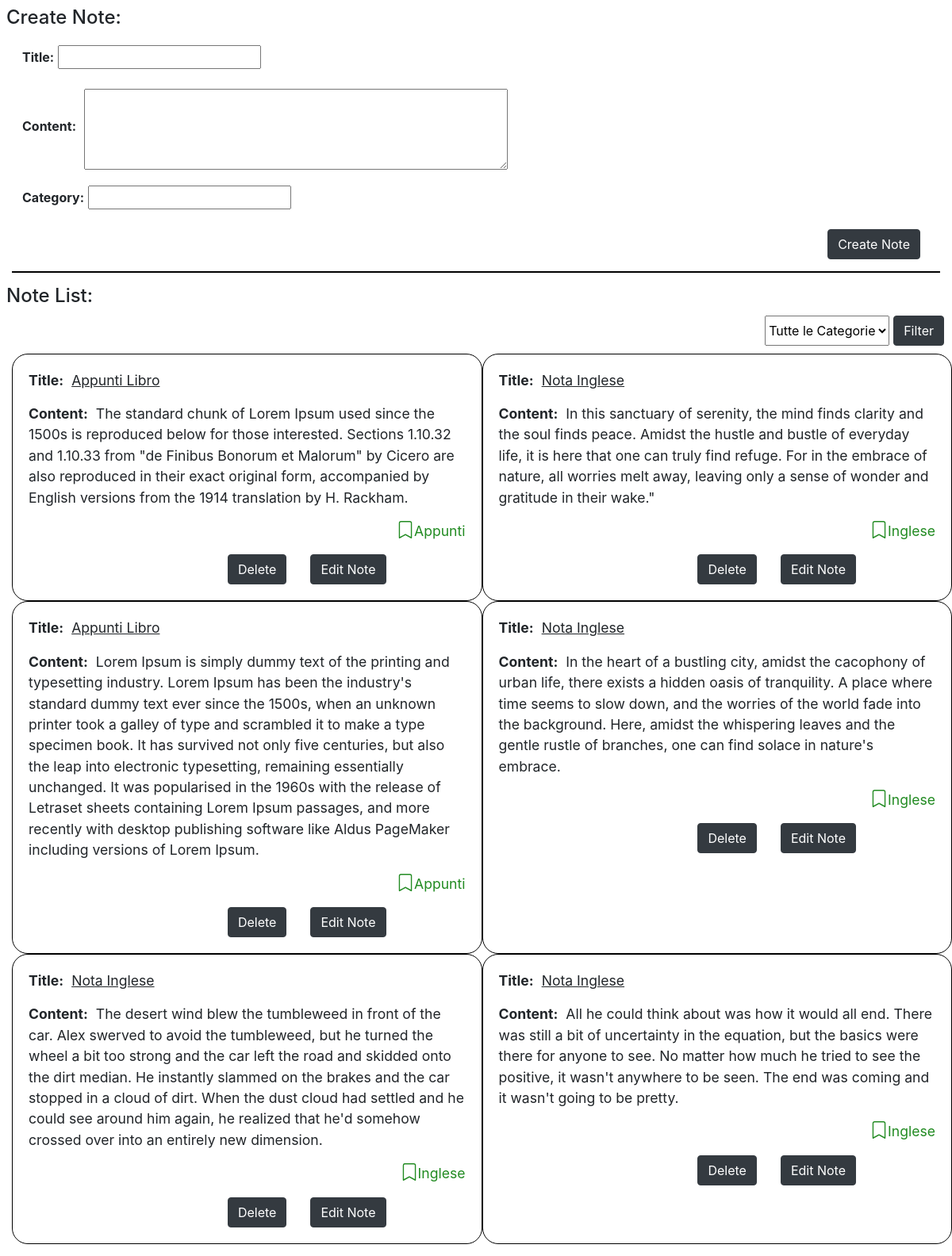
The page / on the database its author committed.
### app_notes/models.py (models this page shows, shortened)
class Note(models.Model):
    title = models.CharField(max_length=70)
    content = models.TextField()
    category = models.ForeignKey(Category, on_delete=models.CASCADE)
    publication_date = models.DateTimeField(auto_now_add=True)

class Category(models.Model):
    category_name = models.CharField(max_length=30)
    def __str__(self):
        return self.category_name

### app_notes/views.py (the view)
# urls.py: path('', views.create_note, name='create_note'),
def create_note(request):
    if request.method == 'POST':
        title = request.POST.get('title')
        content = request.POST.get('content')
        category_name = request.POST.get('category')
        if category_name:
            category, created = Category.objects.get_or_create(category_name=category_name)
            pub_date = timezone.now()
            note = Note.objects.create(title=title, content=content, category=category, publication_date=pub_date)
            return redirect('create_note')
        else:
            pass
    else:
        form = NoteForm()
        notes = Note.objects.all()
        categories = Category.objects.all()
    if 'category' in request.GET:
        category_id = request.GET['category']
        notes = Note.objects.filter(category_id=category_id)
    else:
       notes = Note.objects.all()
    return render(request, 'notes-template/notes_page.html', {'form': form, 'notes': notes, 'categories': categories})

### app_notes/forms.py
class NoteForm(forms.ModelForm):
    class Meta:
        model = Note
        fields = ['title', 'content', 'category']

### app_notes/templates/notes-template/notes_page.html (shortened to what this page needs)
<!DOCTYPE html>
<html>
<head>
    <link rel="stylesheet" href="https://stackpath.bootstrapcdn.com/bootstrap/4.3.1/css/bootstrap.min.css">
</head>
<body>
    <h4 class="ml-2 mt-2"> Create Note: </h4>
    <div class="ml-2 mt-2">
        <form action="{% url 'create_note' %}" method="post">
            <div>
                <div style="margin: 20px;">
                    <label for="title" class="font-weight-bold">Title:</label>
                    <input type="text" id="title" name="title" required>
                </div>
                <div class="d-flex align-items-center" style="margin: 20px;">
                    <label for="content" class="font-weight-bold" style="margin-right: 10px;">Content:</label><br>
                    <textarea id="content" name="content" rows="4" cols="50" required></textarea>
                </div>
                <div style="margin: 20px;">
                    <label for="category" class="font-weight-bold">Category:</label>
                    <input type="text" id="category" name="category" required>
                </div>
            </div>
            <div class="d-flex justify-content-end" style="margin-right: 40px;">
                <button pe="submit" class="btn btn-dark">Create Note</button>
            </div>
        </form>
    </div>
    <div style="border: 1px black solid; margin: 15px"></div>
    <h4 class="ml-2 mt-2"> Note List: </h4>
    <div>
        <div style="margin: 10px;">
            <form action="" method="get" style="display: flex; justify-content: flex-end;">
                <select name="category" style="margin-right: 5px;">
                    <option value="">Tutte le Categorie</option>
                </select>
                <div>
                    <button class="btn btn-dark">Filter</button>
                </div>
            </form>
        </div>
        <div style="display: flex; flex-wrap: wrap; margin-left: 15px; margin-bottom: 15px;">
            {% for note in notes %}
                <div style="width: 50%; border: 1px solid black; border-radius: 20px; padding: 20px; font-size: 1.1em;">
                    <div>
                        <p><strong>Title:</strong><span style="text-decoration: underline; margin-left: 10px;">{{ note.title }}</span></p>
                        <p><strong>Content:</strong><span style="margin-left: 10px;">{{ note.content }}</span></p>
                        <div style="display: flex; justify-content: right; color: forestgreen;">
                            <p>{{ note.category }} </p>
                        </div>
                    </div>
                    <div style="display: flex; justify-content: end; margin-right: 100px;">
                        <form action="{% url 'delete_note' note.pk %}" method="post" style="margin-right: 30px;">
                            <button type="submit" class="btn btn-dark">Delete</button>
                        </form>
                        <form action="{% url 'edit_note' note.pk %}" method="post">
                            <button type="submit" class="btn btn-dark">Edit Note</button>
                        </form>
                    </div>
                </div>
            {% endfor %}
        </div>
    </div>
</body>
</html>

### rows shown on the page
Note: title "Appunti Libro", content "The standard chunk of Lorem Ipsum used since the 1500s is reproduced below for those interested. Sections 1.10.32 and 1.10.33 from \"de Finibus Bonorum et Malorum\" by Cicero are also reproduced in their exact original form, accompanied by English versions from the 1914 translation by H. Rackham.", category "Appunti"
Note: title "Nota Inglese", content "In this sanctuary of serenity, the mind finds clarity and the soul finds peace. Amidst the hustle and bustle of everyday life, it is here that one can truly find refuge. For in the embrace of nature, all worries melt away, leaving only a sense of wonder and gratitude in their wake.\"", category "Inglese"
Note: title "Appunti Libro", content "Lorem Ipsum is simply dummy text of the printing and typesetting industry. Lorem Ipsum has been the industry's standard dummy text ever since the 1500s, when an unknown printer took a galley of type and scrambled it to make a type specimen book. It has survived not only five centuries, but also the leap into electronic typesetting, remaining essentially unchanged. It was popularised in the 1960s with the release of Letraset sheets containing Lorem Ipsum passages, and more recently with desktop publishing software like Aldus PageMaker including versions of Lorem Ipsum.", category "Appunti"
Note: title "Nota Inglese", content "In the heart of a bustling city, amidst the cacophony of urban life, there exists a hidden oasis of tranquility. A place where time seems to slow down, and the worries of the world fade into the background. Here, amidst the whispering leaves and the gentle rustle of branches, one can find solace in nature's embrace.", category "Inglese"
Note: title "Nota Inglese", content "The desert wind blew the tumbleweed in front of the car. Alex swerved to avoid the tumbleweed, but he turned the wheel a bit too strong and the car left the road and skidded onto the dirt median. He instantly slammed on the brakes and the car stopped in a cloud of dirt. When the dust cloud had settled and he could see around him again, he realized that he'd somehow crossed over into an entirely new dimension.", category "Inglese"
Note: title "Nota Inglese", content "All he could think about was how it would all end. There was still a bit of uncertainty in the equation, but the basics were there for anyone to see. No matter how much he tried to see the positive, it wasn't anywhere to be seen. The end was coming and it wasn't going to be pretty.", category "Inglese"
